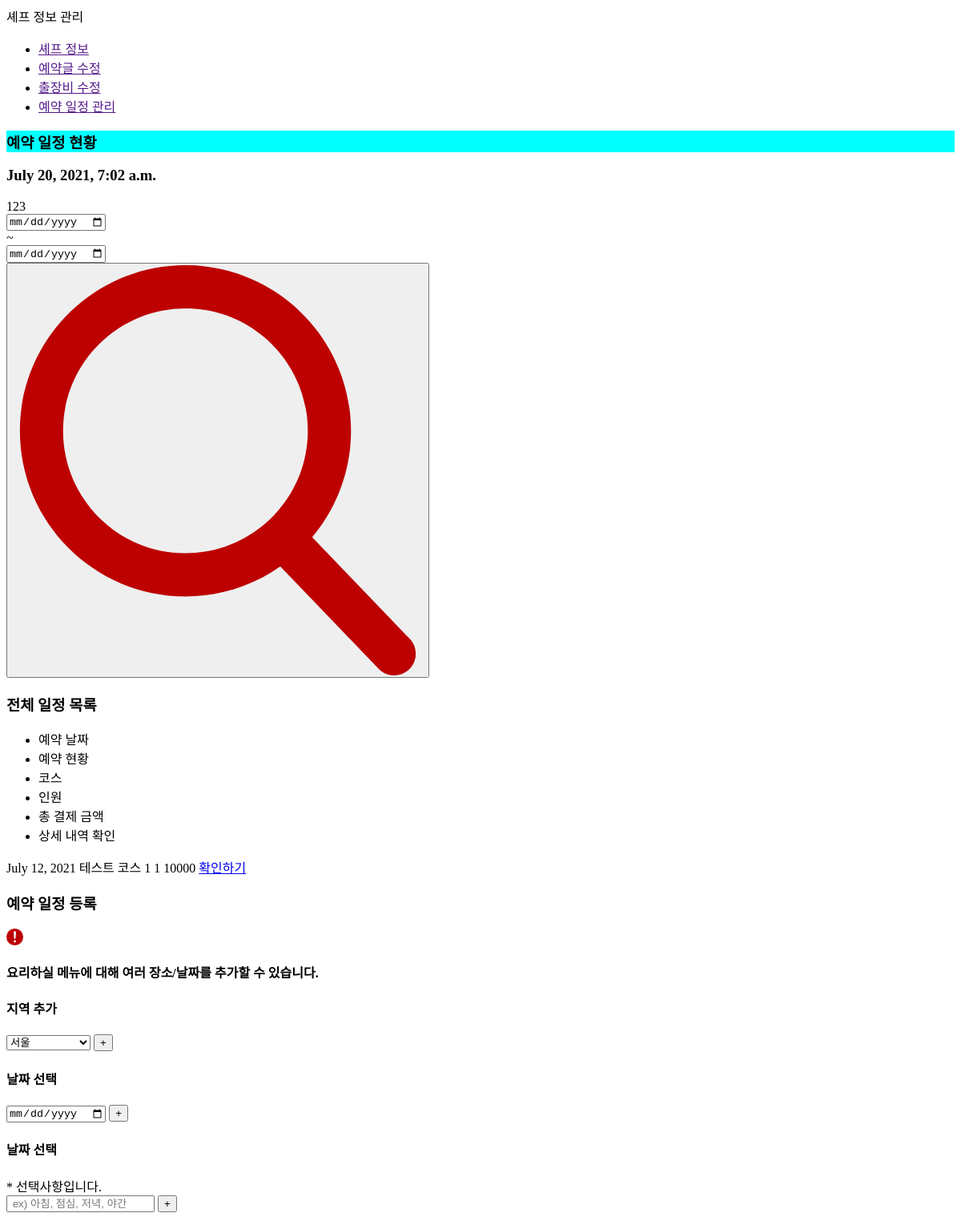
Before: /chef/chefSchedule/ (signed in) with the older database file.
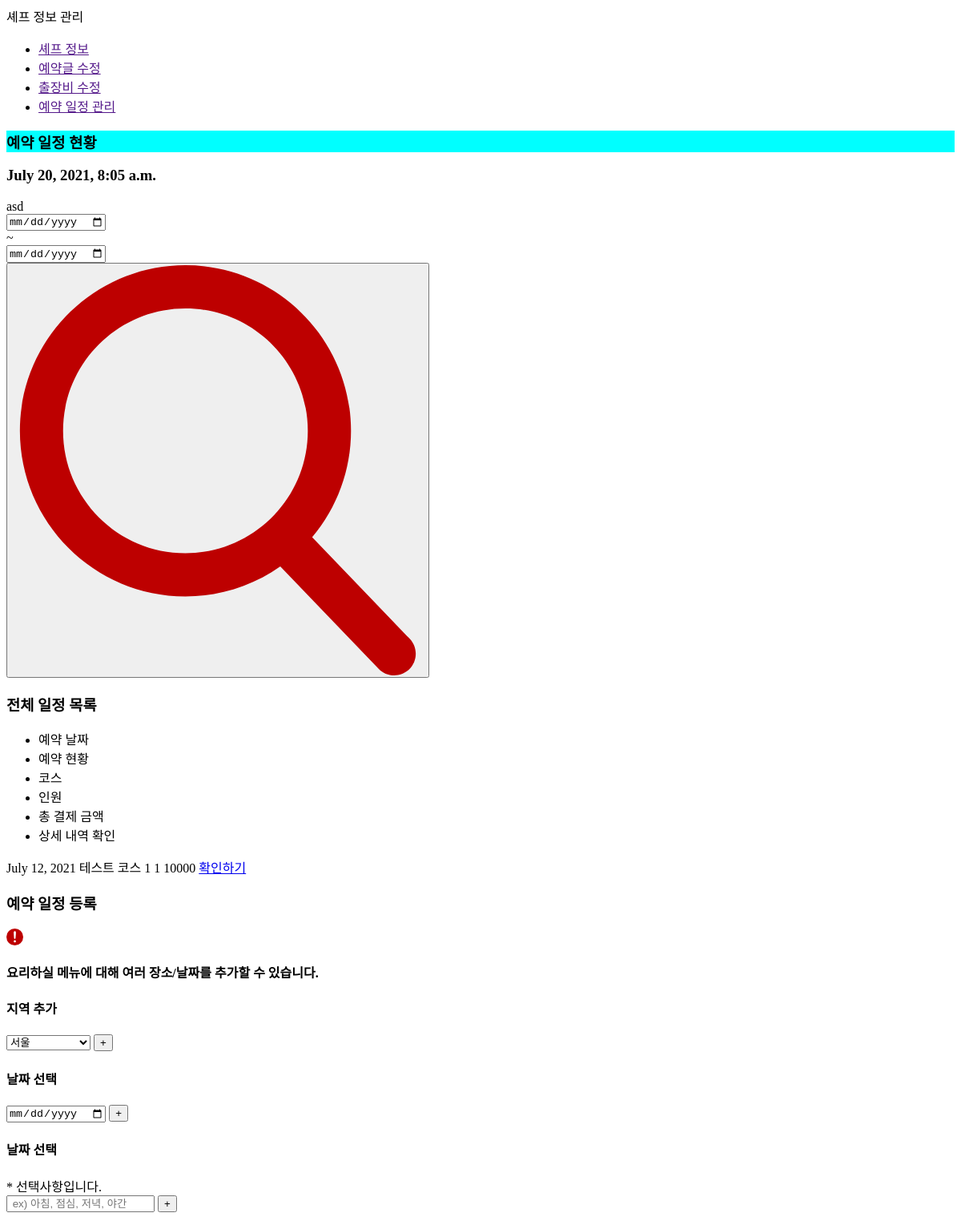
After: the same page with the newer database file.
### chef/models.py (models this page shows, shortened)
class Post(models.Model):
	chef = models.OneToOneField(Chef, on_delete=models.CASCADE)
	region = models.IntegerField(null=True)
	regionDetail = models.ForeignKey(RegionDetail, null=True, on_delete=models.SET_NULL)
	title = models.TextField(max_length=255, null=True)
	introduce = models.TextField(max_length=5000, null=True)
	category = models.IntegerField(null=True)		# 한식, 일식, 중식, 아시안, 양식, 채식
	notice = models.TextField(max_length=5000, null=True)
	movingPrice = models.IntegerField(default=0)
	isOpen = models.BooleanField(default=True)
	registerDate = models.DateTimeField(auto_now=True)

### chef/views.py (the view)
# urls.py: path('chefSchedule/', views.chefSchedule, name="chefSchedule"),
def chefSchedule(request):
    chef = request.user.customer.chef
    post = Post.objects.get(chef=chef)
    schedules = Schedule.objects.filter(post=post)
    scheduleInfoList = []
    for schedule in schedules:
        book = Book.objects.get(schedule=schedule) # 코스, 인원, 총 결제 금액
        scheduleInfo = {}
        scheduleInfo['eventDate'] = schedule.eventDate
        scheduleInfo['eventTime'] = schedule.eventTime
        scheduleInfo['paymentStatus'] = schedule.print_paymentStatus
        scheduleInfo['confirmStatus'] = schedule.print_confirmStatus
        scheduleInfo['course'] = book.course
        scheduleInfo['personNum'] = book.personNum
        scheduleInfo['totalPrice'] = book.totalPrice
        scheduleInfo['scheduleID'] = schedule.id
        scheduleInfoList.append(scheduleInfo)
    context = {}
    context['chef'] = chef
    context['post'] = post
    context['scheduleList'] = scheduleInfoList
    return render(request, 'chefSchedule.html', context)

### chef/models.py (called while the page is built)
	def __str__(self):
		return self.title

### chef/templates/chefSchedule.html (shortened to what the changed rows need)
{% load static %}
{% block style %}
<link rel="stylesheet" href="{% static 'css/chefSchedule.css' %}">
{% endblock %}
    <div class="chef-schedule-wrap">
        <div class="header-container">
            <div class="item__post-content">
                <h3 class="item__post-register-time">{{post.registerDate}}</h3>
                <div class="item__post-register-container">
                    <div class="item__post-register__title">{{post.title}}</div>
                </div>
            </div>
        </div>
    </div>

Changed rows visible on the page:
changed Post: registerDate "July 20, 2021, 7:02 a.m." → "July 20, 2021, 8:05 a.m."; title "123" → "asd"
